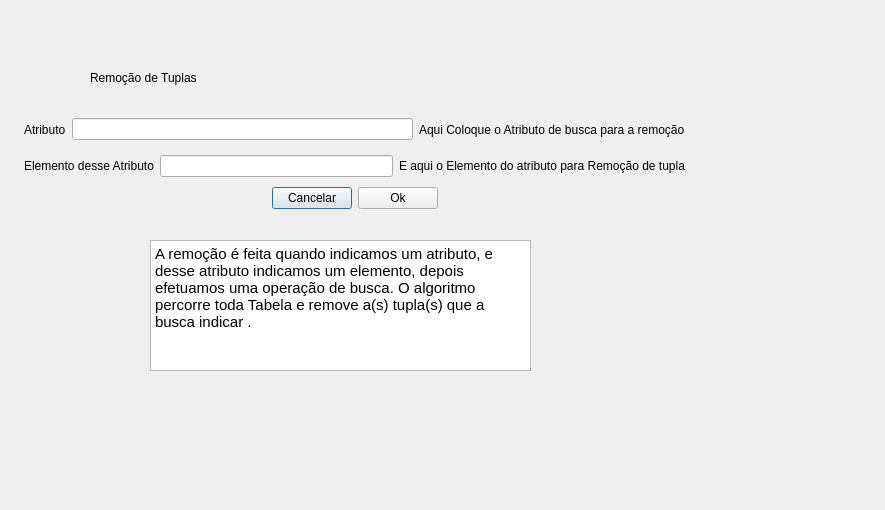
<?xml version="1.0" encoding="UTF-8"?>
<ui version="4.0">
 <class>WinRemocaoTupla</class>
 <widget class="QDialog" name="WinRemocaoTupla">
  <property name="geometry">
   <rect>
    <x>0</x>
    <y>0</y>
    <width>885</width>
    <height>510</height>
   </rect>
  </property>
  <property name="windowTitle">
   <string>Dialog</string>
  </property>
  <widget class="QLabel" name="label_3">
   <property name="geometry">
    <rect>
     <x>90</x>
     <y>70</y>
     <width>141</width>
     <height>16</height>
    </rect>
   </property>
   <property name="text">
    <string>Remoção de Tuplas</string>
   </property>
  </widget>
  <widget class="QTextBrowser" name="textBrowser">
   <property name="geometry">
    <rect>
     <x>150</x>
     <y>240</y>
     <width>381</width>
     <height>131</height>
    </rect>
   </property>
   <property name="html">
    <string>&lt;!DOCTYPE HTML PUBLIC &quot;-//W3C//DTD HTML 4.0//EN&quot; &quot;http://www.w3.org/TR/REC-html40/strict.dtd&quot;&gt;
&lt;html&gt;&lt;head&gt;&lt;meta name=&quot;qrichtext&quot; content=&quot;1&quot; /&gt;&lt;meta charset=&quot;utf-8&quot; /&gt;&lt;style type=&quot;text/css&quot;&gt;
p, li { white-space: pre-wrap; }
hr { height: 1px; border-width: 0; }
&lt;/style&gt;&lt;/head&gt;&lt;body style=&quot; font-family:'Ubuntu'; font-size:11pt; font-weight:400; font-style:normal;&quot;&gt;
&lt;p style=&quot; margin-top:0px; margin-bottom:0px; margin-left:0px; margin-right:0px; -qt-block-indent:0; text-indent:0px;&quot;&gt;A remoção é feita quando indicamos um atributo, e desse atributo indicamos um elemento, depois efetuamos uma operação de busca. O algoritmo percorre toda Tabela e remove a(s) tupla(s) que a busca indicar .&lt;/p&gt;&lt;/body&gt;&lt;/html&gt;</string>
   </property>
  </widget>
  <widget class="QWidget" name="">
   <property name="geometry">
    <rect>
     <x>24</x>
     <y>114</y>
     <width>661</width>
     <height>95</height>
    </rect>
   </property>
   <layout class="QVBoxLayout" name="verticalLayout">
    <item>
     <layout class="QHBoxLayout" name="horizontalLayout">
      <item>
       <widget class="QLabel" name="label">
        <property name="text">
         <string>Atributo</string>
        </property>
       </widget>
      </item>
      <item>
       <widget class="QLineEdit" name="lineEditAtributo"/>
      </item>
      <item>
       <widget class="QLabel" name="label_4">
        <property name="text">
         <string>Aqui Coloque o Atributo de busca para a remoção</string>
        </property>
       </widget>
      </item>
     </layout>
    </item>
    <item>
     <layout class="QHBoxLayout" name="horizontalLayout_2">
      <item>
       <widget class="QLabel" name="label_2">
        <property name="text">
         <string>Elemento desse Atributo</string>
        </property>
       </widget>
      </item>
      <item>
       <widget class="QLineEdit" name="lineEditElemento"/>
      </item>
      <item>
       <widget class="QLabel" name="label_5">
        <property name="text">
         <string>E aqui o Elemento do atributo para Remoção de tupla</string>
        </property>
       </widget>
      </item>
     </layout>
    </item>
    <item>
     <layout class="QHBoxLayout" name="horizontalLayout_8">
      <item>
       <spacer name="horizontalSpacer">
        <property name="orientation">
         <enum>Qt::Horizontal</enum>
        </property>
        <property name="sizeHint" stdset="0">
         <size>
          <width>40</width>
          <height>20</height>
         </size>
        </property>
       </spacer>
      </item>
      <item>
       <widget class="QPushButton" name="Cancelar">
        <property name="text">
         <string>Cancelar</string>
        </property>
       </widget>
      </item>
      <item>
       <widget class="QPushButton" name="Ok">
        <property name="text">
         <string>Ok</string>
        </property>
       </widget>
      </item>
      <item>
       <spacer name="horizontalSpacer_2">
        <property name="orientation">
         <enum>Qt::Horizontal</enum>
        </property>
        <property name="sizeHint" stdset="0">
         <size>
          <width>40</width>
          <height>20</height>
         </size>
        </property>
       </spacer>
      </item>
     </layout>
    </item>
   </layout>
  </widget>
 </widget>
 <resources/>
 <connections/>
</ui>
